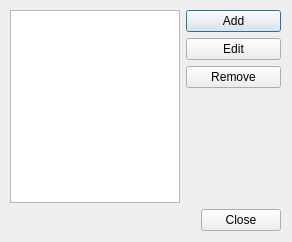
<?xml version="1.0" encoding="UTF-8"?>
<ui version="4.0">
 <class>uiProfileManager</class>
 <widget class="QDialog" name="uiProfileManager">
  <property name="geometry">
   <rect>
    <x>0</x>
    <y>0</y>
    <width>292</width>
    <height>242</height>
   </rect>
  </property>
  <property name="minimumSize">
   <size>
    <width>292</width>
    <height>242</height>
   </size>
  </property>
  <property name="maximumSize">
   <size>
    <width>292</width>
    <height>242</height>
   </size>
  </property>
  <property name="windowTitle">
   <string>Profile manager</string>
  </property>
  <property name="windowIcon">
   <iconset resource="../scc.qrc">
    <normaloff>:/images/logo16x16.png</normaloff>:/images/logo16x16.png</iconset>
  </property>
  <widget class="QWidget" name="verticalLayoutWidget_2">
   <property name="geometry">
    <rect>
     <x>10</x>
     <y>10</y>
     <width>271</width>
     <height>221</height>
    </rect>
   </property>
   <layout class="QVBoxLayout" name="verticalLayout_2">
    <item>
     <layout class="QHBoxLayout" name="horizontalLayout">
      <item>
       <widget class="QListWidget" name="listWidget">
        <property name="sizePolicy">
         <sizepolicy hsizetype="Preferred" vsizetype="Expanding">
          <horstretch>0</horstretch>
          <verstretch>0</verstretch>
         </sizepolicy>
        </property>
        <property name="maximumSize">
         <size>
          <width>170</width>
          <height>16777215</height>
         </size>
        </property>
       </widget>
      </item>
      <item>
       <layout class="QVBoxLayout" name="verticalLayout">
        <item>
         <widget class="QPushButton" name="pushButton_add">
          <property name="text">
           <string>Add</string>
          </property>
         </widget>
        </item>
        <item>
         <widget class="QPushButton" name="pushButton_edit">
          <property name="text">
           <string>Edit</string>
          </property>
         </widget>
        </item>
        <item>
         <widget class="QPushButton" name="pushButton_remove">
          <property name="text">
           <string>Remove</string>
          </property>
         </widget>
        </item>
        <item>
         <spacer name="verticalSpacer">
          <property name="orientation">
           <enum>Qt::Vertical</enum>
          </property>
          <property name="sizeHint" stdset="0">
           <size>
            <width>20</width>
            <height>40</height>
           </size>
          </property>
         </spacer>
        </item>
       </layout>
      </item>
     </layout>
    </item>
    <item>
     <widget class="QDialogButtonBox" name="buttonBox">
      <property name="standardButtons">
       <set>QDialogButtonBox::Close</set>
      </property>
     </widget>
    </item>
   </layout>
  </widget>
 </widget>
 <resources>
  <include location="../scc.qrc"/>
 </resources>
 <connections/>
</ui>
